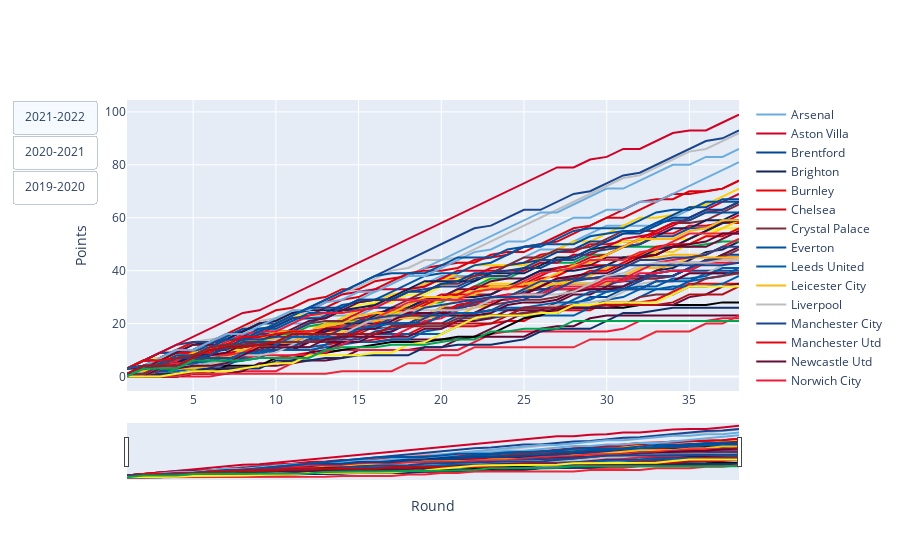

The code cell stored with this chart in its notebook:
### Markdown cell above
### Represent The Title Race in Interactive Chart

### Code cell
fig = go.Figure()

fig.update_xaxes(title="Round")
fig.update_yaxes(title="Points")


for season in range(len(seasons)):
    for team in range(20):
        fig.add_trace(go.Scatter(x=list(range(1,39)),y=standings_df[teams_name[season][team]][seasons[season]]))
        fig.data[-1].name       = teams_name[season][team]
        fig.data[-1].line.color = colours[season][team]

                
fig.update_layout(
    xaxis=dict(
        rangeselector=dict(
            buttons=list([
                dict(count=1,
                     step="day",
                     stepmode="backward"),
            ])
        ),
        rangeslider=dict(
            visible=True
        ),
    ),
    
    updatemenus=[
        dict(
            type="buttons",
            direction="up",
            buttons=list([
                dict(label="2021-2022",
                     method="update",
                     args=[{"visible": [True]*20+[False]*20+[False]*20},
                           {"title": "Title Race in each GameWeek for season 2021-2022"}]),
                dict(label="2020-2021",
                     method="update",
                     args=[{"visible": [False]*20+[True]*20+[False]*20},
                           {"title": "Title Race in each GameWeek for season 2020-2021",
                            }]),
                dict(label="2019-2020",
                     method="update",
                     args=[{"visible": [False]*20+[False]*20+[True]*20},
                           {"title": "Title Race in each GameWeek for season 2019-2020",
                            }]),
            ]),
        )
    ]
)

  
fig.show()

### Figure 1 — Plotly figure (JSON) as saved in the notebook; plotly's stock layout.template omitted (floating-point values rounded to 4 significant figures)
{"data": [{"line": {"color": "#6caddf"}, "name": "Arsenal", "type": "scatter", "x": [1, 2, 3, 4, 5, 6, 7, 8, 9, 10, 11, 12, 13, 14, 15, 16, 17, 18, 19, 20, 21, 22, 23, 24, 25, 26, 27, 28, 29, 30, 31, 32, 33, 34, 35, 36, 37, 38], "y": [0, 0, 0, 3, 6, 9, 10, 11, 14, 17, 20, 20, 23, 23, 23, 26, 29, 32, 35, 38, 38, 38, 39, 42, 45, 48, 48, 51, 54, 57, 57, 57, 57, 60, 63, 66, 66, 69]}, {"line": {"color": "#d00027"}, "name": "Aston Villa", "type": "scatter", "x": [1, 2, 3, 4, 5, 6, 7, 8, 9, 10, 11, 12, 13, 14, 15, 16, 17, 18, 19, 20, 21, 22, 23, 24, 25, 26, 27, 28, 29, 30, 31, 32, 33, 34, 35, 36, 37, 38], "y": [0, 3, 4, 4, 7, 10, 10, 10, 10, 10, 10, 13, 16, 16, 19, 19, 22, 23, 23, 26, 26, 27, 30, 31, 31, 31, 34, 37, 37, 37, 37, 37, 37, 38, 41, 44, 45, 45]}, {"line": {"color": "#034694"}, "name": "Brentford", "type": "scatter", "x": [1, 2, 3, 4, 5, 6, 7, 8, 9, 10, 11, 12, 13, 14, 15, 16, 17, 18, 19, 20, 21, 22, 23, 24, 25, 26, 27, 28, 29, 30, 31, 32, 33, 34, 35, 36, 37, 38], "y": [3, 4, 5, 5, 8, 9, 12, 12, 12, 12, 12, 13, 16, 16, 17, 20, 20, 20, 20, 20, 23, 23, 23, 23, 24, 24, 24, 27, 30, 30, 33, 36, 39, 40, 40, 43, 46, 46]}, {"line": {"color": "#132257"}, "name": "Brighton", "type": "scatter", "x": [1, 2, 3, 4, 5, 6, 7, 8, 9, 10, 11, 12, 13, 14, 15, 16, 17, 18, 19, 20, 21, 22, 23, 24, 25, 26, 27, 28, 29, 30, 31, 32, 33, 34, 35, 36, 37, 38], "y": [3, 6, 6, 9, 12, 13, 14, 15, 15, 16, 17, 17, 18, 19, 20, 20, 20, 20, 23, 24, 27, 28, 29, 30, 33, 33, 33, 33, 33, 33, 34, 37, 40, 41, 44, 47, 48, 51]}, {"line": {"color": "#EF0107"}, "name": "Burnley", "type": "scatter", "x": [1, 2, 3, 4, 5, 6, 7, 8, 9, 10, 11, 12, 13, 14, 15, 16, 17, 18, 19, 20, 21, 22, 23, 24, 25, 26, 27, 28, 29, 30, 31, 32, 33, 34, 35, 36, 37, 38], "y": [0, 0, 1, 1, 1, 2, 3, 3, 4, 7, 8, 9, 12, 13, 13, 14, 15, 16, 19, 19, 19, 19, 20, 21, 21, 24, 25, 25, 25, 28, 28, 28, 29, 32, 35, 35, 35, 35]}, {"line": {"color": "#da020e"}, "name": "Chelsea", "type": "scatter", "x": [1, 2, 3, 4, 5, 6, 7, 8, 9, 10, 11, 12, 13, 14, 15, 16, 17, 18, 19, 20, 21, 22, 23, 24, 25, 26, 27, 28, 29, 30, 31, 32, 33, 34, 35, 36, 37, 38], "y": [3, 6, 7, 10, 13, 13, 16, 19, 22, 25, 26, 29, 30, 33, 33, 36, 37, 38, 41, 42, 43, 43, 46, 47, 47, 50, 51, 54, 57, 60, 60, 63, 66, 69, 69, 70, 71, 74]}, {"line": {"color": "#7c2c3b"}, "name": "Crystal Palace", "type": "scatter", "x": [1, 2, 3, 4, 5, 6, 7, 8, 9, 10, 11, 12, 13, 14, 15, 16, 17, 18, 19, 20, 21, 22, 23, 24, 25, 26, 27, 28, 29, 30, 31, 32, 33, 34, 35, 36, 37, 38], "y": [0, 1, 2, 5, 5, 6, 7, 8, 9, 12, 15, 16, 16, 16, 16, 19, 20, 23, 23, 26, 26, 27, 27, 28, 29, 29, 30, 33, 34, 34, 37, 37, 37, 38, 41, 44, 45, 48]}, {"line": {"color": "#0053a0"}, "name": "Everton", "type": "scatter", "x": [1, 2, 3, 4, 5, 6, 7, 8, 9, 10, 11, 12, 13, 14, 15, 16, 17, 18, 19, 20, 21, 22, 23, 24, 25, 26, 27, 28, 29, 30, 31, 32, 33, 34, 35, 36, 37, 38], "y": [3, 4, 7, 10, 10, 13, 14, 14, 14, 14, 15, 15, 15, 15, 18, 18, 19, 20, 20, 23, 23, 23, 23, 23, 26, 26, 26, 26, 26, 27, 27, 30, 33, 33, 36, 39, 39, 39]}, {"line": {"color": "#005daa"}, "name": "Leeds United", "type": "scatter", "x": [1, 2, 3, 4, 5, 6, 7, 8, 9, 10, 11, 12, 13, 14, 15, 16, 17, 18, 19, 20, 21, 22, 23, 24, 25, 26, 27, 28, 29, 30, 31, 32, 33, 34, 35, 36, 37, 38], "y": [0, 1, 2, 2, 3, 3, 6, 6, 7, 10, 11, 11, 12, 15, 16, 16, 16, 16, 16, 16, 19, 22, 22, 23, 23, 23, 23, 23, 26, 29, 30, 33, 33, 34, 34, 34, 35, 38]}, {"line": {"color": "#fdb913"}, "name": "Leicester City", "type": "scatter", "x": [1, 2, 3, 4, 5, 6, 7, 8, 9, 10, 11, 12, 13, 14, 15, 16, 17, 18, 19, 20, 21, 22, 23, 24, 25, 26, 27, 28, 29, 30, 31, 32, 33, 34, 35, 36, 37, 38], "y": [3, 3, 6, 6, 6, 7, 8, 11, 14, 14, 15, 15, 18, 19, 19, 22, 22, 23, 23, 26, 29, 32, 33, 33, 34, 34, 35, 38, 38, 41, 42, 45, 45, 46, 46, 46, 49, 52]}, {"line": {"color": "#bbbdbf"}, "name": "Liverpool", "type": "scatter", "x": [1, 2, 3, 4, 5, 6, 7, 8, 9, 10, 11, 12, 13, 14, 15, 16, 17, 18, 19, 20, 21, 22, 23, 24, 25, 26, 27, 28, 29, 30, 31, 32, 33, 34, 35, 36, 37, 38], "y": [3, 6, 7, 10, 13, 14, 15, 18, 21, 22, 22, 25, 28, 31, 34, 37, 40, 41, 44, 44, 45, 48, 51, 54, 57, 60, 63, 66, 69, 72, 75, 76, 79, 82, 85, 86, 89, 92]}, {"line": {"color": "#1b458f"}, "name": "Manchester City", "type": "scatter", "x": [1, 2, 3, 4, 5, 6, 7, 8, 9, 10, 11, 12, 13, 14, 15, 16, 17, 18, 19, 20, 21, 22, 23, 24, 25, 26, 27, 28, 29, 30, 31, 32, 33, 34, 35, 36, 37, 38], "y": [0, 3, 6, 9, 10, 13, 14, 17, 20, 20, 23, 26, 29, 32, 35, 38, 41, 44, 47, 50, 53, 56, 57, 60, 63, 63, 66, 69, 70, 73, 76, 77, 80, 83, 86, 89, 90, 93]}, {"line": {"color": "#e30613"}, "name": "Manchester Utd", "type": "scatter", "x": [1, 2, 3, 4, 5, 6, 7, 8, 9, 10, 11, 12, 13, 14, 15, 16, 17, 18, 19, 20, 21, 22, 23, 24, 25, 26, 27, 28, 29, 30, 31, 32, 33, 34, 35, 36, 37, 38], "y": [3, 4, 7, 10, 13, 13, 14, 14, 14, 17, 17, 17, 18, 21, 24, 27, 30, 33, 34, 37, 37, 38, 41, 42, 43, 46, 47, 47, 50, 50, 51, 51, 54, 54, 57, 57, 58, 58]}, {"line": {"color": "#670E36"}, "name": "Newcastle Utd", "type": "scatter", "x": [1, 2, 3, 4, 5, 6, 7, 8, 9, 10, 11, 12, 13, 14, 15, 16, 17, 18, 19, 20, 21, 22, 23, 24, 25, 26, 27, 28, 29, 30, 31, 32, 33, 34, 35, 36, 37, 38], "y": [0, 0, 1, 1, 2, 3, 3, 3, 4, 4, 5, 6, 6, 7, 10, 10, 10, 10, 11, 11, 14, 15, 18, 21, 24, 25, 28, 31, 31, 34, 34, 37, 40, 43, 43, 43, 46, 49]}, {"line": {"color": "#ed1a3b"}, "name": "Norwich City", "type": "scatter", "x": [1, 2, 3, 4, 5, 6, 7, 8, 9, 10, 11, 12, 13, 14, 15, 16, 17, 18, 19, 20, 21, 22, 23, 24, 25, 26, 27, 28, 29, 30, 31, 32, 33, 34, 35, 36, 37, 38], "y": [0, 0, 0, 0, 0, 0, 1, 2, 2, 2, 5, 8, 9, 10, 10, 10, 10, 10, 10, 10, 10, 13, 16, 17, 17, 17, 17, 17, 17, 17, 18, 21, 21, 21, 21, 21, 22, 22]}, {"line": {"color": "#274488"}, "name": "Southampton", "type": "scatter", "x": [1, 2, 3, 4, 5, 6, 7, 8, 9, 10, 11, 12, 13, 14, 15, 16, 17, 18, 19, 20, 21, 22, 23, 24, 25, 26, 27, 28, 29, 30, 31, 32, 33, 34, 35, 36, 37, 38], "y": [0, 1, 2, 3, 4, 4, 4, 7, 8, 11, 14, 14, 14, 15, 16, 16, 17, 20, 23, 24, 24, 24, 25, 28, 29, 32, 35, 35, 35, 35, 36, 36, 39, 40, 40, 40, 40, 40]}, {"line": {"color": "#FFCD00"}, "name": "Tottenham", "type": "scatter", "x": [1, 2, 3, 4, 5, 6, 7, 8, 9, 10, 11, 12, 13, 14, 15, 16, 17, 18, 19, 20, 21, 22, 23, 24, 25, 26, 27, 28, 29, 30, 31, 32, 33, 34, 35, 36, 37, 38], "y": [3, 6, 9, 9, 9, 9, 12, 15, 15, 15, 16, 19, 19, 22, 25, 28, 31, 32, 35, 36, 39, 42, 42, 42, 42, 45, 48, 51, 51, 54, 57, 60, 60, 61, 64, 65, 68, 71]}, {"line": {"color": "#630530"}, "name": "Watford", "type": "scatter", "x": [1, 2, 3, 4, 5, 6, 7, 8, 9, 10, 11, 12, 13, 14, 15, 16, 17, 18, 19, 20, 21, 22, 23, 24, 25, 26, 27, 28, 29, 30, 31, 32, 33, 34, 35, 36, 37, 38], "y": [3, 3, 3, 3, 6, 7, 7, 7, 10, 10, 10, 13, 13, 13, 13, 13, 14, 14, 14, 14, 14, 15, 15, 15, 15, 18, 19, 19, 22, 23, 23, 23, 23, 23, 23, 23, 23, 23]}, {"line": {"color": "#fbee23"}, "name": "West Ham", "type": "scatter", "x": [1, 2, 3, 4, 5, 6, 7, 8, 9, 10, 11, 12, 13, 14, 15, 16, 17, 18, 19, 20, 21, 22, 23, 24, 25, 26, 27, 28, 29, 30, 31, 32, 33, 34, 35, 36, 37, 38], "y": [3, 6, 7, 8, 8, 11, 11, 14, 17, 20, 23, 23, 23, 24, 27, 28, 28, 31, 31, 34, 37, 37, 37, 40, 41, 42, 45, 45, 48, 48, 51, 51, 52, 52, 52, 55, 56, 56]}, {"line": {"color": "#00a650"}, "name": "Wolves", "type": "scatter", "x": [1, 2, 3, 4, 5, 6, 7, 8, 9, 10, 11, 12, 13, 14, 15, 16, 17, 18, 19, 20, 21, 22, 23, 24, 25, 26, 27, 28, 29, 30, 31, 32, 33, 34, 35, 36, 37, 38], "y": [0, 0, 0, 3, 3, 6, 9, 12, 13, 16, 16, 19, 20, 21, 21, 21, 24, 25, 28, 28, 31, 34, 37, 37, 40, 43, 43, 43, 46, 46, 49, 49, 49, 49, 49, 50, 51, 51]}, {"line": {"color": "#6caddf"}, "name": "Manchester City", "type": "scatter", "x": [1, 2, 3, 4, 5, 6, 7, 8, 9, 10, 11, 12, 13, 14, 15, 16, 17, 18, 19, 20, 21, 22, 23, 24, 25, 26, 27, 28, 29, 30, 31, 32, 33, 34, 35, 36, 37, 38], "y": [null, 6, 6, 7, 10, 11, 14, 15, 15, 18, 21, 22, 23, 26, 29, 32, 35, 38, 41, 44, 47, 50, 53, 56, 59, 62, 62, 65, 68, 71, 71, 74, 77, 80, 80, 83, 83, 86]}, {"line": {"color": "#da020e"}, "name": "Manchester Utd", "type": "scatter", "x": [1, 2, 3, 4, 5, 6, 7, 8, 9, 10, 11, 12, 13, 14, 15, 16, 17, 18, 19, 20, 21, 22, 23, 24, 25, 26, 27, 28, 29, 30, 31, 32, 33, 34, 35, 36, 37, 38], "y": [3, 3, 6, 6, 9, 10, 10, 13, 16, 19, 22, 23, 26, 29, 30, 33, 36, 39, 40, 40, 41, 44, 45, 46, 49, 50, 53, 56, 57, 60, 63, 66, 67, 67, 70, 70, 71, 74]}, {"line": {"color": "#d00027"}, "name": "Liverpool", "type": "scatter", "x": [1, 2, 3, 4, 5, 6, 7, 8, 9, 10, 11, 12, 13, 14, 15, 16, 17, 18, 19, 20, 21, 22, 23, 24, 25, 26, 27, 28, 29, 30, 31, 32, 33, 34, 35, 36, 37, 38], "y": [3, 6, 9, 9, 10, 13, 16, 17, 20, 21, 24, 25, 28, 31, 32, 33, 33, 33, 34, 37, 40, 40, 40, 40, 40, 43, 43, 46, 46, 49, 52, 53, 54, 57, 60, 63, 66, 69]}, {"line": {"color": "#034694"}, "name": "Chelsea", "type": "scatter", "x": [1, 2, 3, 4, 5, 6, 7, 8, 9, 10, 11, 12, 13, 14, 15, 16, 17, 18, 19, 20, 21, 22, 23, 24, 25, 26, 27, 28, 29, 30, 31, 32, 33, 34, 35, 36, 37, 38], "y": [3, 3, 4, 7, 8, 9, 12, 15, 18, 19, 22, 22, 22, 25, 25, 26, 26, 26, 29, 30, 33, 36, 39, 42, 43, 44, 47, 48, 51, 51, 54, 55, 58, 61, 64, 64, 67, 67]}, {"line": {"color": "#0053a0"}, "name": "Leicester City", "type": "scatter", "x": [1, 2, 3, 4, 5, 6, 7, 8, 9, 10, 11, 12, 13, 14, 15, 16, 17, 18, 19, 20, 21, 22, 23, 24, 25, 26, 27, 28, 29, 30, 31, 32, 33, 34, 35, 36, 37, 38], "y": [3, 6, 9, 9, 9, 12, 15, 18, 18, 18, 21, 24, 24, 27, 28, 29, 32, 35, 38, 39, 39, 42, 43, 46, 49, 49, 52, 55, 56, 56, 56, 59, 62, 63, 63, 66, 66, 66]}, {"line": {"color": "#7c2c3b"}, "name": "West Ham", "type": "scatter", "x": [1, 2, 3, 4, 5, 6, 7, 8, 9, 10, 11, 12, 13, 14, 15, 16, 17, 18, 19, 20, 21, 22, 23, 24, 25, 26, 27, 28, 29, 30, 31, 32, 33, 34, 35, 36, 37, 38], "y": [0, 0, 3, 6, 7, 8, 8, 11, 14, 17, 17, 20, 21, 21, 22, 23, 26, 29, 32, 35, 35, 38, 39, 42, 45, 45, 48, 48, 49, 52, 55, 55, 55, 58, 58, 59, 62, 65]}, {"line": {"color": "#132257"}, "name": "Tottenham", "type": "scatter", "x": [1, 2, 3, 4, 5, 6, 7, 8, 9, 10, 11, 12, 13, 14, 15, 16, 17, 18, 19, 20, 21, 22, 23, 24, 25, 26, 27, 28, 29, 30, 31, 32, 33, 34, 35, 36, 37, 38], "y": [0, 3, 4, 7, 8, 11, 14, 17, 20, 21, 24, 25, 25, 25, 26, 27, 30, 33, 36, 36, 36, 36, 39, 39, 39, 42, 45, 45, 48, 49, 49, 50, 53, 56, 56, 59, 59, 62]}, {"line": {"color": "#EF0107"}, "name": "Arsenal", "type": "scatter", "x": [1, 2, 3, 4, 5, 6, 7, 8, 9, 10, 11, 12, 13, 14, 15, 16, 17, 18, 19, 20, 21, 22, 23, 24, 25, 26, 27, 28, 29, 30, 31, 32, 33, 34, 35, 36, 37, 38], "y": [3, 6, 6, 9, 9, 9, 12, 12, 13, 13, 13, 13, 14, 14, 17, 20, 23, 24, 27, 30, 31, 31, 31, 34, 34, 37, 38, 41, 42, 42, 45, 46, 46, 49, 52, 55, 58, 61]}, {"line": {"color": "#FFCD00"}, "name": "Leeds United", "type": "scatter", "x": [1, 2, 3, 4, 5, 6, 7, 8, 9, 10, 11, 12, 13, 14, 15, 16, 17, 18, 19, 20, 21, 22, 23, 24, 25, 26, 27, 28, 29, 30, 31, 32, 33, 34, 35, 36, 37, 38], "y": [0, 3, 6, 7, 7, 10, 10, 10, 11, 14, 14, 14, 17, 17, 20, 23, 23, 26, 26, 29, 32, 32, 35, 35, 35, 35, 35, 36, 39, 42, 45, 46, 47, 47, 50, 53, 56, 59]}, {"line": {"color": "#274488"}, "name": "Everton", "type": "scatter", "x": [1, 2, 3, 4, 5, 6, 7, 8, 9, 10, 11, 12, 13, 14, 15, 16, 17, 18, 19, 20, 21, 22, 23, 24, 25, 26, 27, 28, 29, 30, 31, 32, 33, 34, 35, 36, 37, 38], "y": [3, 6, 9, 12, 13, 13, 13, 13, 16, 16, 17, 20, 23, 26, 29, 29, 29, 32, 33, 34, 34, 37, 38, 38, 41, 44, 44, 44, 47, 48, 49, 50, 53, 53, 56, 56, 59, 59]}, {"line": {"color": "#670E36"}, "name": "Aston Villa", "type": "scatter", "x": [1, 2, 3, 4, 5, 6, 7, 8, 9, 10, 11, 12, 13, 14, 15, 16, 17, 18, 19, 20, 21, 22, 23, 24, 25, 26, 27, 28, 29, 30, 31, 32, 33, 34, 35, 36, 37, 38], "y": [0, 3, 6, 9, 12, 12, 12, 15, 15, 15, 18, 21, 22, 25, 28, 29, 29, 29, 30, 30, 33, 33, 36, 37, 37, 40, 41, 42, 42, 45, 45, 45, 46, 49, 49, 49, 52, 55]}, {"line": {"color": "#bbbdbf"}, "name": "Newcastle Utd", "type": "scatter", "x": [1, 2, 3, 4, 5, 6, 7, 8, 9, 10, 11, 12, 13, 14, 15, 16, 17, 18, 19, 20, 21, 22, 23, 24, 25, 26, 27, 28, 29, 30, 31, 32, 33, 34, 35, 36, 37, 38], "y": [3, 3, 4, 7, 7, 8, 11, 11, 11, 14, 14, 17, 17, 18, 18, 19, 19, 19, 19, 19, 22, 22, 25, 25, 25, 26, 27, 28, 28, 29, 32, 35, 36, 36, 39, 39, 42, 45]}, {"line": {"color": "#fdb913"}, "name": "Wolves", "type": "scatter", "x": [1, 2, 3, 4, 5, 6, 7, 8, 9, 10, 11, 12, 13, 14, 15, 16, 17, 18, 19, 20, 21, 22, 23, 24, 25, 26, 27, 28, 29, 30, 31, 32, 33, 34, 35, 36, 37, 38], "y": [3, 3, 3, 6, 9, 10, 13, 13, 14, 17, 17, 17, 20, 20, 21, 21, 22, 22, 22, 23, 23, 26, 27, 30, 33, 34, 35, 35, 35, 35, 38, 41, 41, 42, 45, 45, 45, 45]}, {"line": {"color": "#1b458f"}, "name": "Crystal Palace", "type": "scatter", "x": [1, 2, 3, 4, 5, 6, 7, 8, 9, 10, 11, 12, 13, 14, 15, 16, 17, 18, 19, 20, 21, 22, 23, 24, 25, 26, 27, 28, 29, 30, 31, 32, 33, 34, 35, 36, 37, 38], "y": [3, 6, 6, 6, 7, 10, 10, 13, 13, 13, 16, 17, 18, 18, 18, 19, 22, 23, 23, 23, 26, 29, 29, 29, 32, 33, 33, 36, 37, 38, 38, 38, 38, 38, 41, 44, 44, 44]}, {"line": {"color": "#ed1a3b"}, "name": "Southampton", "type": "scatter", "x": [1, 2, 3, 4, 5, 6, 7, 8, 9, 10, 11, 12, 13, 14, 15, 16, 17, 18, 19, 20, 21, 22, 23, 24, 25, 26, 27, 28, 29, 30, 31, 32, 33, 34, 35, 36, 37, 38], "y": [0, 0, 3, 6, 7, 10, 13, 16, 17, 17, 20, 23, 24, 24, 25, 26, 29, 29, 29, 29, 29, 29, 29, 29, 30, 30, 33, 33, 33, 36, 36, 39, 39, 40, 40, 43, 43, 43]}, {"line": {"color": "#005daa"}, "name": "Brighton", "type": "scatter", "x": [1, 2, 3, 4, 5, 6, 7, 8, 9, 10, 11, 12, 13, 14, 15, 16, 17, 18, 19, 20, 21, 22, 23, 24, 25, 26, 27, 28, 29, 30, 31, 32, 33, 34, 35, 36, 37, 38], "y": [0, 3, 3, 3, 4, 5, 5, 6, 9, 10, 10, 10, 11, 12, 13, 13, 14, 14, 17, 18, 21, 24, 25, 26, 26, 26, 26, 29, 32, 32, 33, 34, 34, 37, 37, 38, 41, 41]}, {"line": {"color": "#630530"}, "name": "Burnley", "type": "scatter", "x": [1, 2, 3, 4, 5, 6, 7, 8, 9, 10, 11, 12, 13, 14, 15, 16, 17, 18, 19, 20, 21, 22, 23, 24, 25, 26, 27, 28, 29, 30, 31, 32, 33, 34, 35, 36, 37, 38], "y": [0, 0, 0, 0, 1, 1, 1, 2, 5, 5, 6, 9, 10, 13, 13, 16, 17, 20, 20, 23, 23, 23, 24, 27, 28, 28, 29, 32, 33, 33, 33, 33, 36, 36, 39, 39, 39, 39]}, {"line": {"color": "#000000"}, "name": "Fulham", "type": "scatter", "x": [1, 2, 3, 4, 5, 6, 7, 8, 9, 10, 11, 12, 13, 14, 15, 16, 17, 18, 19, 20, 21, 22, 23, 24, 25, 26, 27, 28, 29, 30, 31, 32, 33, 34, 35, 36, 37, 38], "y": [0, 0, 0, 0, 1, 1, 4, 4, 4, 7, 7, 8, 9, 10, 11, 12, 13, 13, 13, 14, 15, 15, 16, 19, 22, 23, 26, 26, 26, 26, 26, 27, 27, 27, 27, 27, 28, 28]}, {"line": {"color": "#122F67"}, "name": "West Brom", "type": "scatter", "x": [1, 2, 3, 4, 5, 6, 7, 8, 9, 10, 11, 12, 13, 14, 15, 16, 17, 18, 19, 20, 21, 22, 23, 24, 25, 26, 27, 28, 29, 30, 31, 32, 33, 34, 35, 36, 37, 38], "y": [0, 0, 1, 1, 2, 3, 3, 3, 3, 6, 6, 6, 7, 7, 8, 8, 8, 8, 11, 11, 12, 12, 12, 13, 14, 17, 18, 18, 18, 21, 24, 24, 25, 26, 26, 26, 26, 26]}, {"line": {"color": "#EE2737"}, "name": "Sheffield Utd", "type": "scatter", "x": [1, 2, 3, 4, 5, 6, 7, 8, 9, 10, 11, 12, 13, 14, 15, 16, 17, 18, 19, 20, 21, 22, 23, 24, 25, 26, 27, 28, 29, 30, 31, 32, 33, 34, 35, 36, 37, 38], "y": [0, 0, 0, 0, 1, 1, 1, 1, 1, 1, 1, 1, 1, 2, 2, 2, 2, 5, 5, 8, 8, 11, 11, 11, 11, 11, 11, 11, 14, 14, 14, 14, 17, 17, 17, 20, 20, 23]}, {"line": {"color": "#d00027"}, "name": "Liverpool", "type": "scatter", "x": [1, 2, 3, 4, 5, 6, 7, 8, 9, 10, 11, 12, 13, 14, 15, 16, 17, 18, 19, 20, 21, 22, 23, 24, 25, 26, 27, 28, 29, 30, 31, 32, 33, 34, 35, 36, 37, 38], "y": [null, 6, 9, 12, 15, 18, 21, 24, 25, 28, 31, 34, 37, 40, 43, 46, 49, 52, 55, 58, 61, 64, 67, 70, 73, 76, 79, 79, 82, 83, 86, 86, 89, 92, 93, 93, 96, 99]}, {"line": {"color": "#6caddf"}, "name": "Manchester City", "type": "scatter", "x": [1, 2, 3, 4, 5, 6, 7, 8, 9, 10, 11, 12, 13, 14, 15, 16, 17, 18, 19, 20, 21, 22, 23, 24, 25, 26, 27, 28, 29, 30, 31, 32, 33, 34, 35, 36, 37, 38], "y": [3, 4, 7, 10, 10, 13, 16, 16, 19, 22, 25, 25, 28, 29, 32, 32, 35, 38, 38, 41, 44, 47, 48, 51, 51, 54, 57, 60, 60, 63, 63, 66, 66, 69, 72, 75, 78, 81]}, {"line": {"color": "#da020e"}, "name": "Manchester Utd", "type": "scatter", "x": [1, 2, 3, 4, 5, 6, 7, 8, 9, 10, 11, 12, 13, 14, 15, 16, 17, 18, 19, 20, 21, 22, 23, 24, 25, 26, 27, 28, 29, 30, 31, 32, 33, 34, 35, 36, 37, 38], "y": [3, 4, 4, 5, 8, 8, 9, 9, 10, 13, 13, 16, 17, 18, 21, 24, 25, 25, 28, 31, 31, 34, 34, 34, 35, 38, 41, 42, 45, 46, 49, 52, 55, 58, 59, 62, 63, 66]}, {"line": {"color": "#034694"}, "name": "Chelsea", "type": "scatter", "x": [1, 2, 3, 4, 5, 6, 7, 8, 9, 10, 11, 12, 13, 14, 15, 16, 17, 18, 19, 20, 21, 22, 23, 24, 25, 26, 27, 28, 29, 30, 31, 32, 33, 34, 35, 36, 37, 38], "y": [0, 1, 4, 5, 8, 8, 11, 14, 17, 20, 23, 26, 26, 26, 29, 29, 29, 32, 32, 35, 36, 39, 39, 40, 41, 41, 44, 45, 48, 51, 54, 54, 57, 60, 60, 63, 63, 66]}, {"line": {"color": "#0053a0"}, "name": "Leicester City", "type": "scatter", "x": [1, 2, 3, 4, 5, 6, 7, 8, 9, 10, 11, 12, 13, 14, 15, 16, 17, 18, 19, 20, 21, 22, 23, 24, 25, 26, 27, 28, 29, 30, 31, 32, 33, 34, 35, 36, 37, 38], "y": [1, 2, 5, 8, 8, 11, 14, 14, 17, 20, 23, 26, 29, 32, 35, 38, 39, 39, 39, 42, 45, 45, 45, 48, 49, 50, 50, 50, 53, 54, 55, 55, 58, 59, 59, 62, 62, 62]}, {"line": {"color": "#132257"}, "name": "Tottenham", "type": "scatter", "x": [1, 2, 3, 4, 5, 6, 7, 8, 9, 10, 11, 12, 13, 14, 15, 16, 17, 18, 19, 20, 21, 22, 23, 24, 25, 26, 27, 28, 29, 30, 31, 32, 33, 34, 35, 36, 37, 38], "y": [3, 4, 4, 5, 8, 8, 11, 11, 12, 12, 13, 14, 17, 20, 20, 23, 26, 26, 29, 30, 30, 30, 31, 34, 37, 40, 40, 40, 41, 42, 45, 45, 48, 49, 52, 55, 58, 59]}, {"line": {"color": "#fdb913"}, "name": "Wolves", "type": "scatter", "x": [1, 2, 3, 4, 5, 6, 7, 8, 9, 10, 11, 12, 13, 14, 15, 16, 17, 18, 19, 20, 21, 22, 23, 24, 25, 26, 27, 28, 29, 30, 31, 32, 33, 34, 35, 36, 37, 38], "y": [1, 2, 3, 3, 3, 4, 7, 10, 11, 12, 13, 16, 19, 20, 23, 24, 24, 27, 30, 30, 30, 31, 34, 34, 35, 36, 39, 42, 43, 46, 49, 52, 52, 52, 55, 56, 59, 59]}, {"line": {"color": "#EF0107"}, "name": "Arsenal", "type": "scatter", "x": [1, 2, 3, 4, 5, 6, 7, 8, 9, 10, 11, 12, 13, 14, 15, 16, 17, 18, 19, 20, 21, 22, 23, 24, 25, 26, 27, 28, 29, 30, 31, 32, 33, 34, 35, 36, 37, 38], "y": [3, 6, 6, 7, 8, 11, 12, 15, 15, 16, 17, 17, 18, 19, 19, 22, 22, 23, 24, 24, 27, 28, 29, 30, 31, 34, 37, 37, 40, 40, 43, 46, 49, 50, 50, 53, 53, 56]}, {"line": {"color": "#EE2737"}, "name": "Sheffield Utd", "type": "scatter", "x": [1, 2, 3, 4, 5, 6, 7, 8, 9, 10, 11, 12, 13, 14, 15, 16, 17, 18, 19, 20, 21, 22, 23, 24, 25, 26, 27, 28, 29, 30, 31, 32, 33, 34, 35, 36, 37, 38], "y": [1, 4, 4, 5, 5, 8, 8, 9, 12, 13, 16, 17, 18, 19, 19, 22, 25, 28, 29, 29, 29, 32, 33, 33, 36, 39, 40, 41, 44, 44, 44, 47, 48, 51, 54, 54, 54, 54]}, {"line": {"color": "#630530"}, "name": "Burnley", "type": "scatter", "x": [1, 2, 3, 4, 5, 6, 7, 8, 9, 10, 11, 12, 13, 14, 15, 16, 17, 18, 19, 20, 21, 22, 23, 24, 25, 26, 27, 28, 29, 30, 31, 32, 33, 34, 35, 36, 37, 38], "y": [3, 3, 4, 4, 5, 8, 9, 12, 12, 12, 12, 15, 18, 18, 18, 18, 21, 24, 24, 24, 24, 24, 27, 30, 31, 34, 37, 38, 39, 39, 42, 45, 46, 49, 50, 51, 54, 54]}, {"line": {"color": "#ed1a3b"}, "name": "Southampton", "type": "scatter", "x": [1, 2, 3, 4, 5, 6, 7, 8, 9, 10, 11, 12, 13, 14, 15, 16, 17, 18, 19, 20, 21, 22, 23, 24, 25, 26, 27, 28, 29, 30, 31, 32, 33, 34, 35, 36, 37, 38], "y": [0, 0, 3, 4, 7, 7, 7, 7, 8, 8, 8, 8, 9, 12, 15, 15, 15, 18, 21, 22, 25, 28, 28, 31, 31, 31, 34, 34, 34, 37, 37, 40, 43, 44, 45, 46, 49, 52]}, {"line": {"color": "#274488"}, "name": "Everton", "type": "scatter", "x": [1, 2, 3, 4, 5, 6, 7, 8, 9, 10, 11, 12, 13, 14, 15, 16, 17, 18, 19, 20, 21, 22, 23, 24, 25, 26, 27, 28, 29, 30, 31, 32, 33, 34, 35, 36, 37, 38], "y": [1, 4, 4, 7, 7, 7, 7, 7, 10, 10, 11, 14, 14, 14, 14, 17, 18, 19, 22, 25, 25, 28, 29, 30, 33, 36, 36, 37, 37, 38, 41, 44, 44, 45, 45, 46, 49, 49]}, {"line": {"color": "#bbbdbf"}, "name": "Newcastle Utd", "type": "scatter", "x": [1, 2, 3, 4, 5, 6, 7, 8, 9, 10, 11, 12, 13, 14, 15, 16, 17, 18, 19, 20, 21, 22, 23, 24, 25, 26, 27, 28, 29, 30, 31, 32, 33, 34, 35, 36, 37, 38], "y": [0, 0, 3, 4, 4, 5, 5, 8, 8, 9, 12, 15, 15, 16, 19, 22, 22, 25, 25, 25, 25, 26, 29, 30, 31, 31, 31, 32, 35, 38, 39, 42, 43, 43, 43, 43, 44, 44]}, {"line": {"color": "#1b458f"}, "name": "Crystal Palace", "type": "scatter", "x": [1, 2, 3, 4, 5, 6, 7, 8, 9, 10, 11, 12, 13, 14, 15, 16, 17, 18, 19, 20, 21, 22, 23, 24, 25, 26, 27, 28, 29, 30, 31, 32, 33, 34, 35, 36, 37, 38], "y": [1, 1, 4, 7, 7, 8, 11, 14, 14, 15, 15, 15, 15, 18, 21, 22, 23, 23, 26, 27, 28, 29, 30, 30, 30, 30, 33, 36, 39, 42, 42, 42, 42, 42, 42, 42, 42, 43]}, {"line": {"color": "#005daa"}, "name": "Brighton", "type": "scatter", "x": [1, 2, 3, 4, 5, 6, 7, 8, 9, 10, 11, 12, 13, 14, 15, 16, 17, 18, 19, 20, 21, 22, 23, 24, 25, 26, 27, 28, 29, 30, 31, 32, 33, 34, 35, 36, 37, 38], "y": [3, 4, 4, 4, 5, 6, 6, 9, 9, 12, 15, 15, 15, 15, 18, 19, 20, 20, 20, 23, 24, 24, 25, 25, 26, 27, 28, 28, 29, 32, 33, 33, 36, 36, 36, 37, 38, 41]}, {"line": {"color": "#7c2c3b"}, "name": "West Ham", "type": "scatter", "x": [1, 2, 3, 4, 5, 6, 7, 8, 9, 10, 11, 12, 13, 14, 15, 16, 17, 18, 19, 20, 21, 22, 23, 24, 25, 26, 27, 28, 29, 30, 31, 32, 33, 34, 35, 36, 37, 38], "y": [0, 1, 4, 7, 8, 11, 12, 12, 12, 13, 13, 13, 13, 16, 16, 16, 19, 19, 19, 19, 22, 22, 23, 23, 24, 24, 24, 27, 27, 27, 27, 30, 31, 31, 34, 37, 38, 39]}, {"line": {"color": "#670E36"}, "name": "Aston Villa", "type": "scatter", "x": [1, 2, 3, 4, 5, 6, 7, 8, 9, 10, 11, 12, 13, 14, 15, 16, 17, 18, 19, 20, 21, 22, 23, 24, 25, 26, 27, 28, 29, 30, 31, 32, 33, 34, 35, 36, 37, 38], "y": [0, 0, 3, 3, 4, 4, 5, 8, 11, 11, 11, 11, 14, 15, 15, 15, 15, 15, 18, 18, 21, 21, 22, 25, 25, 25, 25, 26, 26, 26, 27, 27, 27, 27, 30, 31, 34, 35]}, {"line": {"color": "#B50E12"}, "name": "Bournemouth", "type": "scatter", "x": [1, 2, 3, 4, 5, 6, 7, 8, 9, 10, 11, 12, 13, 14, 15, 16, 17, 18, 19, 20, 21, 22, 23, 24, 25, 26, 27, 28, 29, 30, 31, 32, 33, 34, 35, 36, 37, 38], "y": [1, 4, 4, 4, 7, 10, 11, 11, 12, 13, 16, 16, 16, 16, 16, 16, 19, 19, 20, 20, 20, 20, 20, 23, 26, 26, 26, 27, 27, 27, 27, 27, 27, 28, 31, 31, 31, 34]}, {"line": {"color": "#fbee23"}, "name": "Watford", "type": "scatter", "x": [1, 2, 3, 4, 5, 6, 7, 8, 9, 10, 11, 12, 13, 14, 15, 16, 17, 18, 19, 20, 21, 22, 23, 24, 25, 26, 27, 28, 29, 30, 31, 32, 33, 34, 35, 36, 37, 38], "y": [0, 0, 0, 1, 2, 2, 2, 3, 4, 5, 5, 8, 8, 8, 8, 9, 9, 12, 13, 16, 19, 22, 23, 23, 23, 24, 24, 27, 27, 28, 28, 28, 28, 31, 34, 34, 34, 34]}, {"line": {"color": "#00a650"}, "name": "Norwich City", "type": "scatter", "x": [1, 2, 3, 4, 5, 6, 7, 8, 9, 10, 11, 12, 13, 14, 15, 16, 17, 18, 19, 20, 21, 22, 23, 24, 25, 26, 27, 28, 29, 30, 31, 32, 33, 34, 35, 36, 37, 38], "y": [0, 3, 3, 3, 6, 6, 6, 6, 7, 7, 7, 7, 10, 11, 11, 11, 12, 12, 12, 13, 14, 14, 17, 17, 18, 18, 18, 21, 21, 21, 21, 21, 21, 21, 21, 21, 21, 21]}], "layout": {"updatemenus": [{"buttons": [{"args": [{"visible": [true, true, true, true, true, true, true, true, true, true, true, true, true, true, true, true, true, true, true, true, false, false, false, false, false, false, false, false, false, false, false, false, false, false, false, false, false, false, false, false, false, false, false, false, false, false, false, false, false, false, false, false, false, false, false, false, false, false, false, false]}, {"title": "Title Race in each GameWeek for season 2021-2022"}], "label": "2021-2022", "method": "update"}, {"args": [{"visible": [false, false, false, false, false, false, false, false, false, false, false, false, false, false, false, false, false, false, false, false, true, true, true, true, true, true, true, true, true, true, true, true, true, true, true, true, true, true, true, true, false, false, false, false, false, false, false, false, false, false, false, false, false, false, false, false, false, false, false, false]}, {"title": "Title Race in each GameWeek for season 2020-2021"}], "label": "2020-2021", "method": "update"}, {"args": [{"visible": [false, false, false, false, false, false, false, false, false, false, false, false, false, false, false, false, false, false, false, false, false, false, false, false, false, false, false, false, false, false, false, false, false, false, false, false, false, false, false, false, true, true, true, true, true, true, true, true, true, true, true, true, true, true, true, true, true, true, true, true]}, {"title": "Title Race in each GameWeek for season 2019-2020"}], "label": "2019-2020", "method": "update"}], "direction": "up", "type": "buttons"}], "xaxis": {"rangeselector": {"buttons": [{"count": 1, "step": "day", "stepmode": "backward"}]}, "rangeslider": {"visible": true}, "title": {"text": "Round"}}, "yaxis": {"title": {"text": "Points"}}}}
